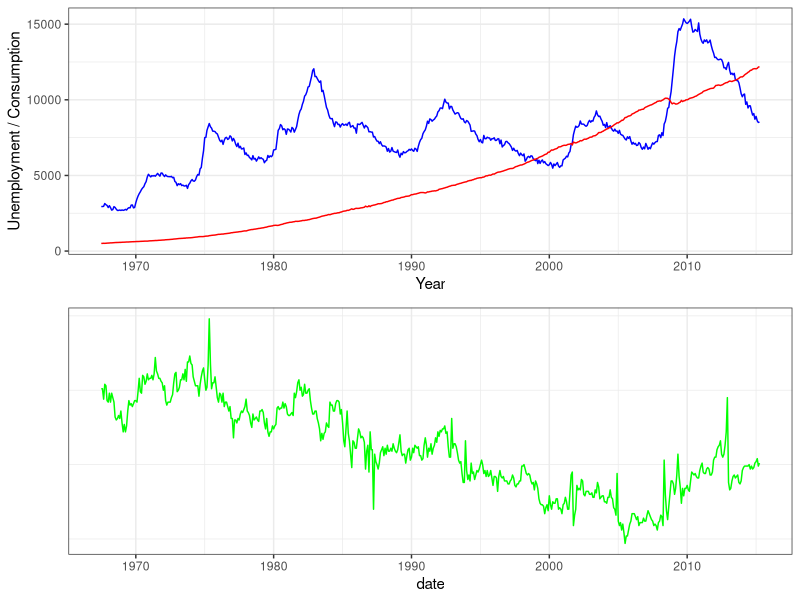

Recreate this plot in R.
install.packages("cowplot")
library(ggplot2)
library(scales)
library(cowplot)

# create a separate data frame for "Personal savings rate"
savings <- data.frame(date = economics$date, psavert = economics$psavert)

# create the first plot for "Unemployment" and "Personal consumption expenditures"
p1 <- ggplot(economics, aes(x = date)) +
  geom_line(aes(y = unemploy, color = "Unemployment")) +
  geom_line(aes(y = pce, color = "Personal consumption expenditures")) +
  labs(x = "Year", y = "Unemployment / Consumption", color = "Variable") +
  scale_color_manual(values = c("red", "blue")) +
  theme_bw()

# create the second plot for "Personal savings rate"
p2 <- ggplot(savings, aes(x = date, y = psavert)) +
  geom_line(color = "green") +
  labs(y = "Personal savings rate") +
  scale_y_continuous(labels = scales::percent) +
  theme_bw()

# combine the two plots using cowplot
plot_grid(p1 + theme(legend.position = "none"),
          p2 + theme(axis.title.y = element_blank(),
                     axis.text.y = element_blank(),
                     axis.ticks.y = element_blank(),
                     panel.grid.major.y = element_blank()),
          ncol = 1, align = "v", axis = "l")



